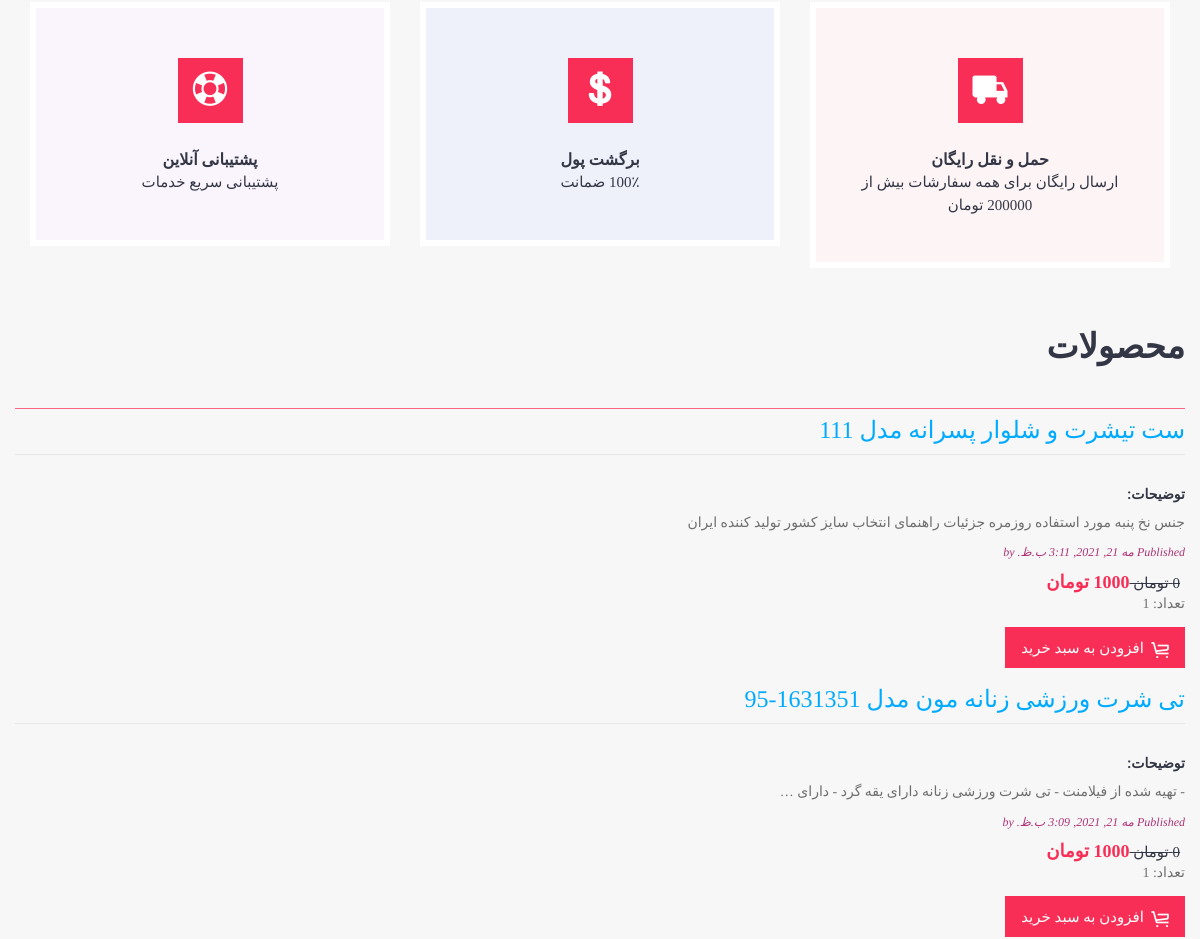
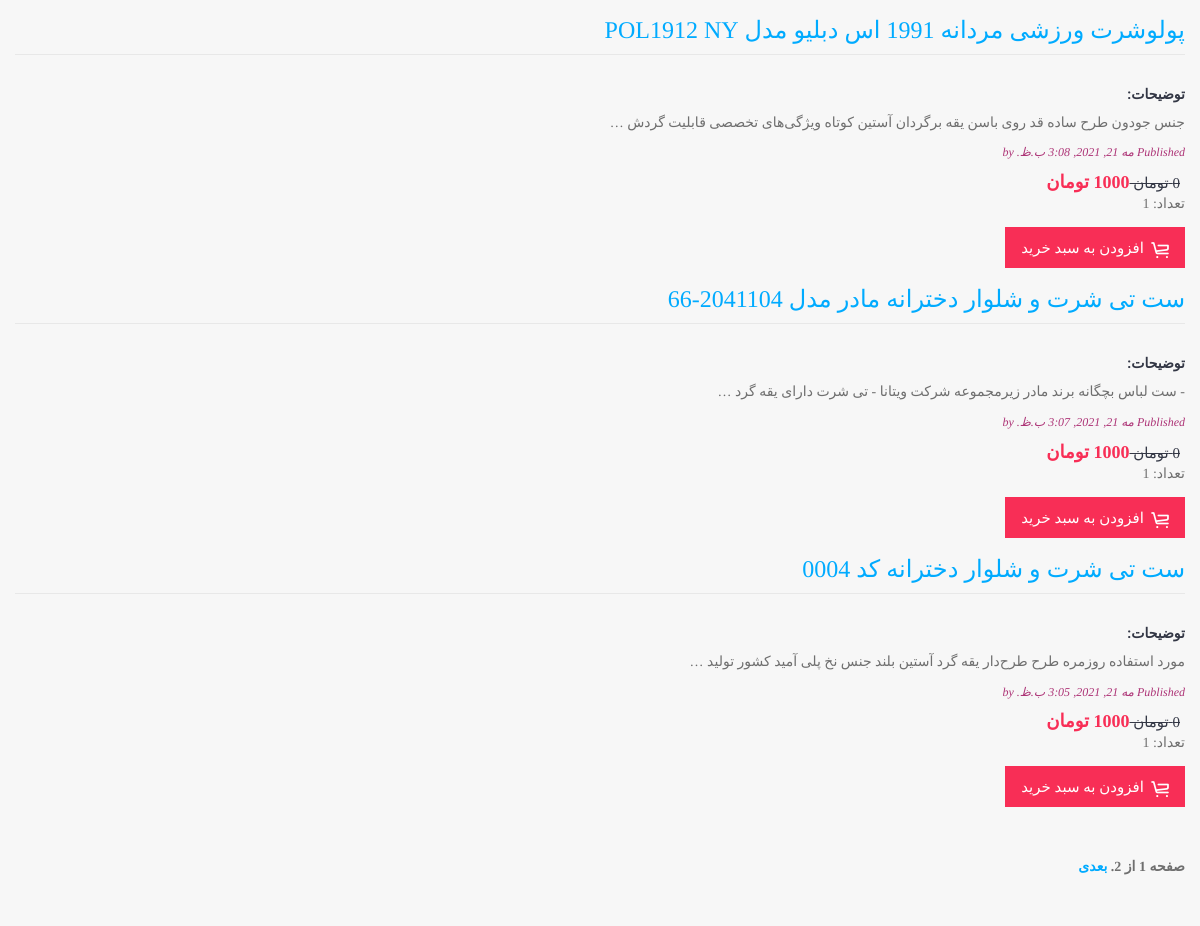
Page /shop/ (middle part) on the earlier database version (2 pictures, top to bottom).
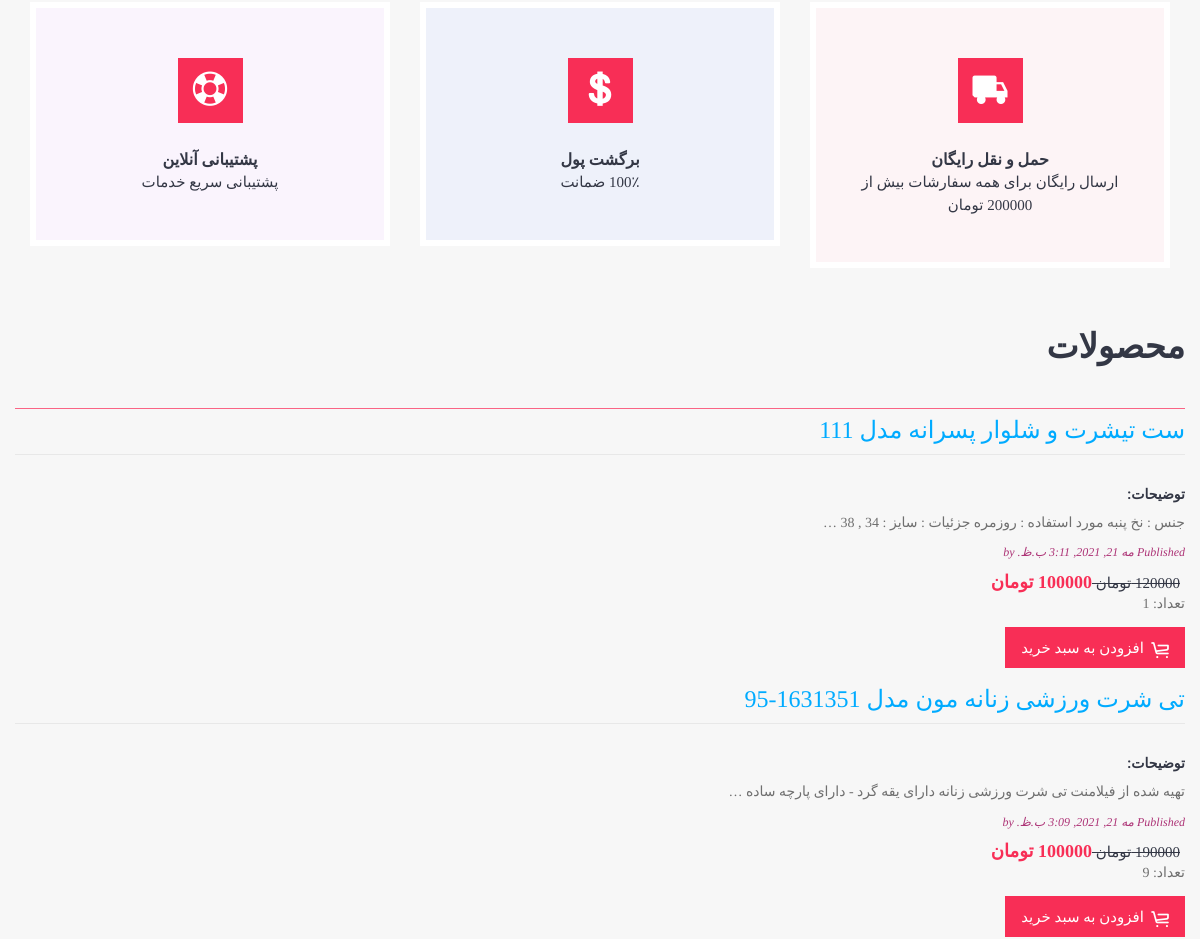
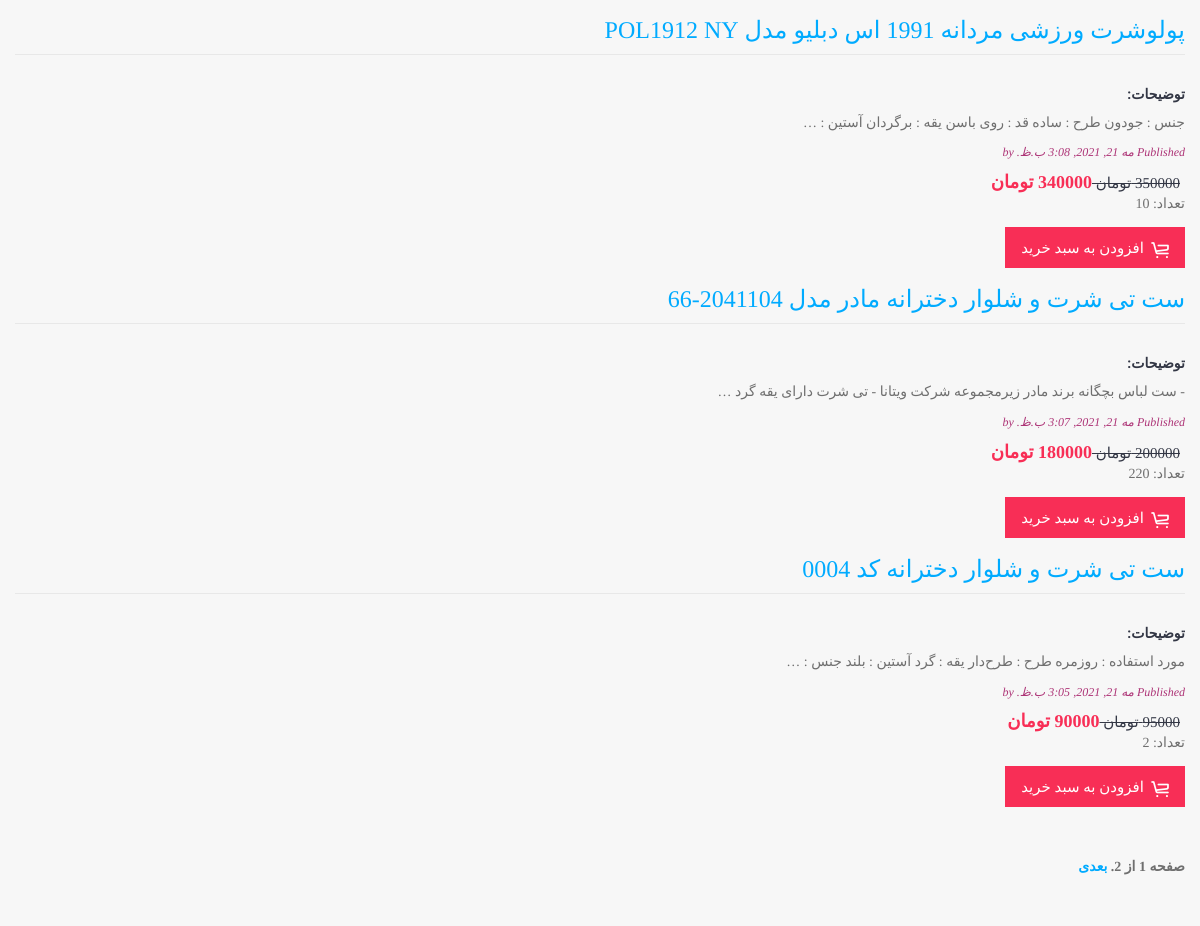
Same page on the later database version (2 pictures, top to bottom).
### shop/models.py (models this page shows, shortened)
class shop(models.Model):
    title = models.CharField(max_length=250)
    slug = models.SlugField(max_length=250,unique_for_date='publish')
    user = models.ForeignKey(User,on_delete=models.CASCADE, related_name='Shop_posts')
    body = models.TextField()
    publish = models.DateTimeField(default=timezone.now)
    created = models.DateTimeField(auto_now_add=True)
    updated = models.DateTimeField(auto_now=True)
    price = models.IntegerField(default=1000)
    Discounted_price = models.IntegerField(default=1000)
    count = models.IntegerField(default=1)
    class Meta:
        ordering = ('-publish',)
    def get_absolute_url(self):
        return reverse('shop:post_detail',
                         args=[self.publish.year,self.publish.month,self.publish.day, self.slug])

### shop/views.py (the view)
# urls.py: path('',shop_list, name='shop_list'),
def shop_list(request):
        object_list = shop.objects.all()
        paginator = Paginator(object_list, 5) # 5 posts in each page
        try:
                page = request.GET.get('page')
        except:
                page=1
        try:
                posts = paginator.page(page)
        except PageNotAnInteger:
                posts = paginator.page(1)
        except EmptyPage:
                posts = paginator.page(paginator.num_pages)
        return render(request,
                        'shop/post/list.html',
                        {'page': page,
                        'posts': posts})

### shop/templates/shop/post/list.html (shortened to what this page needs)
{% load static %}
<!DOCTYPE html>
<html lang="en">
<head>
    <link href="{% static 'js/vendor/bootstrap/bootstrap.min.css' %}" rel="stylesheet">
    <link href="{% static 'js/vendor/slick/slick.css' %}" rel="stylesheet">
    <link href="{% static 'js/vendor/swiper/swiper.min.css' %}" rel="stylesheet">
    <link href="{% static 'js/vendor/magnificpopup/dist/magnific-popup.css' %}" rel="stylesheet">
    <link href="{% static 'js/vendor/nouislider/nouislider.css' %}" rel="stylesheet">
    <link href="{% static 'js/vendor/darktooltip/dist/darktooltip.css' %}" rel="stylesheet">
    <link href="{% static 'css/animate.css' %}" rel="stylesheet">
    <link href="{% static 'css/shop.css' %}" rel="stylesheet">
    <link href="{% static 'css/style.css' %}" rel="stylesheet">
    <link href="{% static 'css/megamenu.css' %}" rel="stylesheet">
    <link href="{% static 'css/style-rtl.css' %}" rel="stylesheet">
    <link href="{% static 'fonts/icomoon-reg/style.css' %}" rel="stylesheet">
</head>
<body class="boxed rtl">
<div id="wrapper">
    <div class="page-wrapper">
        <main class="page-main">
            <div class="block">
                <div class="container">
                    <div class="row">
                        <div class="col-sm-4">
                            <div class="box style2 bgcolor1 text-center">
                                <div class="box-icon"><i class="icon icon-truck"></i></div>
                                <h3 class = "box-title"> حمل و نقل رایگان </h3>
                                <div class = "box-text"> ارسال رایگان برای همه سفارشات بیش از 200000 تومان  </div>
                            </div>
                        </div>
                        <div class="col-sm-4">
                            <div class="box style2 bgcolor2 text-center">
                                <div class="box-icon"><i class="icon icon-dollar"></i></div>
                                <h3 class = "box-title"> برگشت پول </h3>
                                <div class = "box-text"> 100٪ ضمانت   </div>
                            </div>
                        </div>
                        <div class="col-sm-4">
                            <div class="box style2 bgcolor3 text-center">
                                <div class="box-icon"><i class="icon icon-help"></i></div>
                                <h3 class="box-title">پشتیبانی آنلاین</h3>
                                <div class="box-text">پشتیبانی سریع خدمات </div>
                            </div>
                        </div>
                    </div>
                </div>
            </div>
            {% block content %}
             <h1>محصولات</h1>
              {% for post in posts %}
                    <div class ="wrapper">
                        <div class="items">
                                <h2> <a href="{{ post.get_absolute_url }}">
                                    {{ post.title }}
                                </a> </h2>
                                <h4> توضیحات: </h4>
                                {{ post.body|truncatewords:15|linebreaks }}
                                    <p class="date">
                                    Published {{ post.publish }} by {{ post.author }}
                                    </p>
                                 <div class="price-box"> <span class="price-container"> <span
                                                            class="price-wrapper"> <span
                                                            class="old-price">   {{post.price}} تومان
                                                            </span> <span
                                                            class="special-price">{{post.Discounted_price}} تومان</span> </span>
															</span>
                                                            <p> تعداد: {{post.count}}   </div>
                                            <p>
                                                 <button class="btn add-to-cart" data-product="789123"><i class="icon icon-cart"></i><span>افزودن به سبد خرید</span></button>
                                             </p>
                    {% endfor %}
                    <br> <br>
                   {% include "pagination.html" with page=posts %}
                    {% endblock %}
        </main>
    </div>
</div>
</body>
</html>

### shop/templates/pagination.html (shortened to what this page needs)
<div class="pagination">
    <span class="step-links">
        <span class="current">
            صفحه {{ page.number }} از {{ page.paginator.num_pages }}.
        </span>
        {% if page.has_next %}
        <a href="?page={{ page.next_page_number }}">بعدی</a>
        {% endif %}
    </span>
</div>

### shop/static/css/shop.css (style rules this page uses)
body { margin:0; padding:0; font-family:helvetica, sans-serif; }
h1 { font-weight:normal; border-bottom:1px solid rgb(250, 100, 133); padding:0 0 10px 0; }
h2 { font-weight:normal; margin:30px 0 0; }
p.date { color:rgb(173, 51, 118); font-family: georgia, serif; font-size: 12px; font-style: italic; }
.pagination { margin:40px 0; font-weight:bold; float:center; }

### main/static/css/style-rtl.css (style rules this page uses)
.dl-horizontal dd:before, .dl-horizontal dd:after, .container:before, .container:after, .container-fluid:before, .container-fluid:after, .row:before, .row:after, .form-horizontal .form-group:before, .form-horizontal .form-group:after, .btn-toolbar:before, .btn-toolbar:after, .btn-group-vertical > .btn-group:before, .btn-group-vertical > .btn-group:after, .nav:before, .nav:after, .navbar:before, .navbar:after, .navbar-header:before, .navbar-header:after, .navbar-collapse:before, .navbar-collapse:after, .panel-body:before, .panel-body:after, .modal-footer:before, .modal-footer:after { content: " "; display: table; }
.dl-horizontal dd:after, .container:after, .container-fluid:after, .row:after, .form-horizontal .form-group:after, .btn-toolbar:after, .btn-group-vertical > .btn-group:after, .nav:after, .navbar:after, .navbar-header:after, .navbar-collapse:after, .panel-body:after, .modal-footer:after { clear: both; }
body.rtl { direction: rtl; text-align: right; }
@media (min-width: 767px) { body.rtl .col-sm-1, body.rtl .col-sm-2, body.rtl .col-sm-3, body.rtl .col-sm-4, body.rtl .col-sm-5, body.rtl .col-sm-6, body.rtl .col-sm-7, body.rtl .col-sm-8, body.rtl .col-sm-9, body.rtl .col-sm-10, body.rtl .col-sm-11, body.rtl .col-sm-12 { float: right; } }
@media (min-width: 767px) { body.rtl .col-sm-4 { width: 33.33333333%; } }
@media screen and (min-width: 992px) { body.rtl:not(.open-panel) #wrapper { padding-right: 0; } }
body.rtl .btn i.icon, body.rtl .btn-primary i.icon, body.rtl button.action i.icon { margin-left: 0.4em; margin-right: 0; }

Differences in the rows shown:
changed shop "ست تیشرت و شلوار پسرانه مدل 111": body "جنس نخ پنبه مورد استفاده روزمره جزئیات راهنمای انتخاب سایز کشور تولید کننده ایران" → "جنس : نخ پنبه مورد استفاده : روزمره جزئیات : سایز : 34 , 38 …"; price "0" → "120000"; Discounted_price "1000" → "100000"
changed shop "تی شرت ورزشی زنانه مون مدل 1631351-95": body "- تهیه شده از فیلامنت - تی شرت ورزشی زنانه دارای یقه گرد - دارای …" → "تهیه شده از فیلامنت تی شرت ورزشی زنانه دارای یقه گرد - دارای پارچه ساده …"; price "0" → "190000"; Discounted_price "1000" → "100000"; count "1" → "9"
changed shop: body "جنس جودون طرح ساده قد روی باسن یقه برگردان آستین کوتاه ویژگی‌های تخصصی قابلیت گردش …" → "جنس : جودون طرح : ساده قد : روی باسن یقه : برگردان آستین : …"; price "0" → "350000"; Discounted_price "1000" → "340000"; count "1" → "10"
changed shop "ست تی شرت و شلوار دخترانه مادر مدل 2041104-66": price "0" → "200000"; Discounted_price "1000" → "180000"; count "1" → "220"
changed shop "ست تی شرت و شلوار دخترانه کد 0004": body "مورد استفاده روزمره طرح طرح‌دار یقه گرد آستین بلند جنس نخ پلی آمید کشور تولید …" → "مورد استفاده : روزمره طرح : طرح‌دار یقه : گرد آستین : بلند جنس : …"; price "0" → "95000"; Discounted_price "1000" → "90000"; count "1" → "2"
